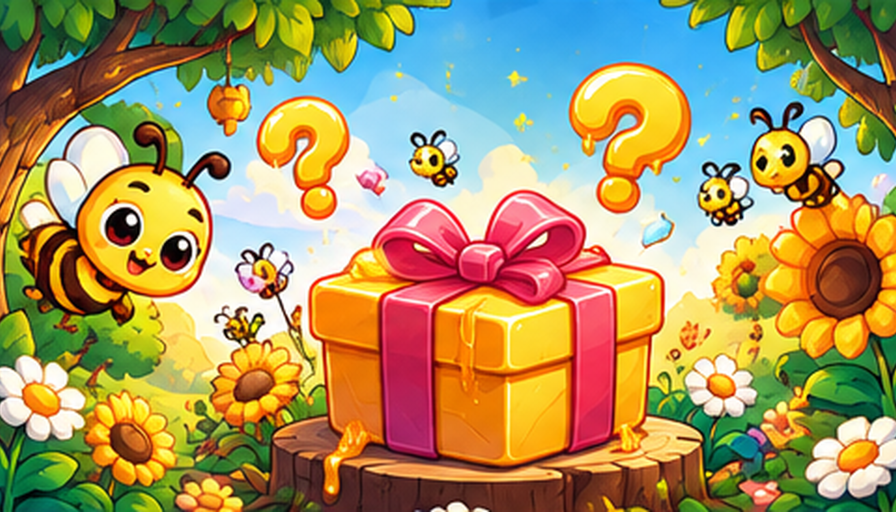
#> input picture _source/platform/art/06_coming_soon_game_cover.png, 1792 x 1024 px (shown at 1/2 size)
$ python -i build_ui.py   (imports and definitions only)
#> lines starting #> are read from the running program, lines starting #| are printed output that depends on the picture; after the words box and inside, x2 and y2 are one past the last pixel; in counts of white or black regions, pixels touching at a corner belong together
#> further down, picture is the input picture: shape (1024, 1792, 3); mean B, G, R 97.8, 149.1, 165.7
"""
Giao diện chung của Phonics Arcade: cắt Bee resource pack trong `_source/platform/art/` thành ảnh dùng chung
cho mọi game ở `public/assets/shared/ui/` (icon, kim cương, linh vật ong, ảnh bìa COMING SOON, nền màn chọn game).

Chạy:  pnpm assets:ui   (= python tools/arcade_ui/build_ui.py)

Sheet 01–04: lưới 4×4 trên nền VÀNG gradient (RGB, không có alpha), icon có viền mực đậm:
  - nền = vùng vàng / trắng (khung bo của sheet) nối với mép sheet (flood fill) -> trong suốt;
  - lỗ kín nhỏ màu nền (quai khoá, vòng chìa khoá...) cũng là nền; thân vàng của khoá / sao có
    gradient + to hơn nhiều nên được giữ;
  - ăn 2px viền ngoài (pixel lẫn màu vàng) rồi làm mượt mép;
  - từng mảnh được gán vào ô chứa trọng tâm của nó -> icon lấn sang ô bên cạnh không bị cắt cụt.
Sheet 05: 9 cảnh linh vật ong (khung chữ nhật có nền vườn) -> cắt ô vuông giữa cảnh, khung bo do CSS vẽ.
Thứ tự ô theo `_source/platform/asset_manifest.json`. Chỉ xuất những ảnh app đang dùng (bảng EXPORTS / MASCOTS);
muốn dùng thêm ảnh nào thì thêm tên của nó vào bảng. Ảnh lớn (bìa, nền, linh vật) xuất WebP cho nhẹ.
Thư mục xuất được xoá sạch trước mỗi lần chạy.
"""

from __future__ import annotations

import json
import shutil
import sys
from pathlib import Path

import numpy as np
from PIL import Image, ImageFilter
from scipy import ndimage

sys.path.insert(0, str(Path(__file__).resolve().parent.parent))
from common.imaging import resize_rgba, save_png  # noqa: E402
from common.paths import SHARED_ASSETS, SOURCE  # noqa: E402

PACK = SOURCE / "platform"
OUT = SHARED_ASSETS / "ui"

ICON = 128  # hiển thị ~22–44px CSS, đủ nét cho màn hình 3x
MASCOT = 320
# Lề trong suốt quanh icon (tỉ lệ cạnh) để viền / bóng không chạm mép ảnh
ICON_PADDING = 0.04
EDGE_ERODE_PX = 2
# Lỗ kín màu nền: nhỏ hơn ngần này pixel (trên sheet 1024) và màu đều (độ lệch kênh G thấp)
HOLE_MAX_AREA = 2500
HOLE_MAX_STD = 30
# ... và được viền mực bao quanh (phần lớn pixel ngay sát bên ngoài là màu tối) — mảng vàng tô bóng trong
# thân icon (vd loa tắt tiếng) giáp màu kem / cam nên không bị coi là lỗ
HOLE_RING_DARK = 0.6
INK_LUMA = 110
MIN_FRAGMENT = 40

# tên trong asset_manifest -> (tên file xuất, cạnh dài nhất)
EXPORTS: dict[str, tuple[str, int]] = {
    # 01 — điều hướng
    "back": ("icons/back", ICON),
    "close": ("icons/close", ICON),
    "play": ("icons/play", ICON),
    "next": ("icons/next", ICON),
    "previous": ("icons/previous", ICON),
    "refresh_update_sparkle": ("icons/update", ICON),
    # 02 — âm thanh
    "speaker_on": ("icons/sound_on", ICON),
    "speaker_muted": ("icons/sound_off", ICON),
    "music_on": ("icons/music_on", ICON),
    "music_off": ("icons/music_off", ICON),
    "voice_on": ("icons/voice_on", ICON),
    "voice_off": ("icons/voice_off", ICON),
    # 03 — kim cương / mở khoá
    "gem_big": ("gems/gem", 128),
    "gem_small": ("gems/gem_small", 64),
    "gem_burst": ("gems/gem_burst", 160),
    "padlock_closed": ("gems/padlock", 160),
    "unlock_burst": ("gems/unlock_burst", 160),
}

# 05 — linh vật ong: tên trong asset_manifest -> tên file xuất
MASCOTS: dict[str, str] = {
    "encouraging_not_enough_gems": "mascot/encourage",
    "celebrate_unlock": "mascot/celebrate",
    "coming_soon_builder": "mascot/coming_soon",
    "rotate_device": "mascot/rotate",
    "loading_run": "mascot/loading",
    "error_unplugged": "mascot/error",
    "wave_hello": "mascot/hello",
}

# Ảnh nguyên tấm: (file nguồn, tên xuất, kích thước tối đa (rộng, cao), vùng cắt (x0, y0, x1, y1) hoặc None)
# Bản dọc: tranh thật chỉ ở dải giữa, hai bên là bản phóng mờ + viền trắng -> cắt bỏ
FULL_IMAGES = [
    ("06_coming_soon_game_cover.png", "coming_soon_cover", (800, 457), None),
    ("08_hub_background_landscape.png", "hub_bg_landscape", (1792, 1024), None),
    ("09_hub_background_portrait.png", "hub_bg_portrait", (900, 1792), (206, 4, 808, 1786)),
]
WEBP_QUALITY = 84


def background_like(rgb: np.ndarray) -> np.ndarray:
    """Pixel có màu nền: vàng đậm của sheet hoặc trắng của khung bo ngoài."""
    r, g, b = (rgb[..., i].astype(int) for i in range(3))
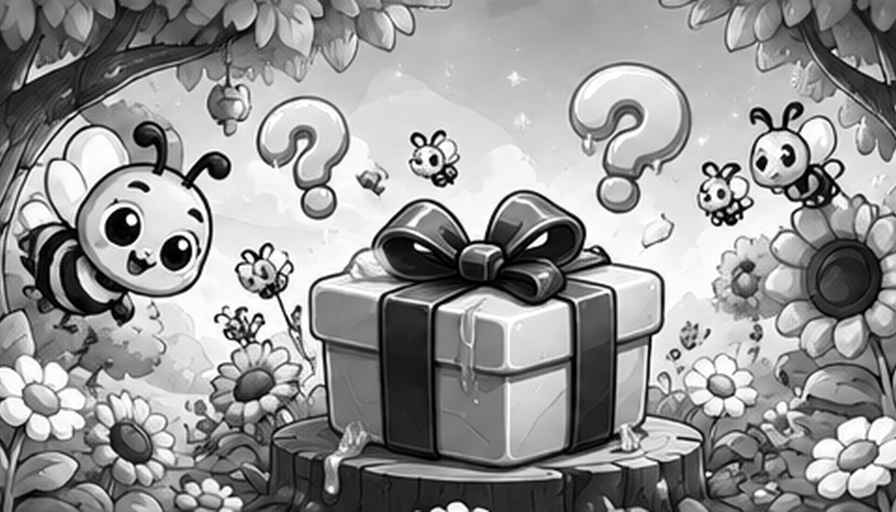
#> g: shape (1024, 1792) int64 (shown at 1/2 size); min 0, max 255, mean 149.1
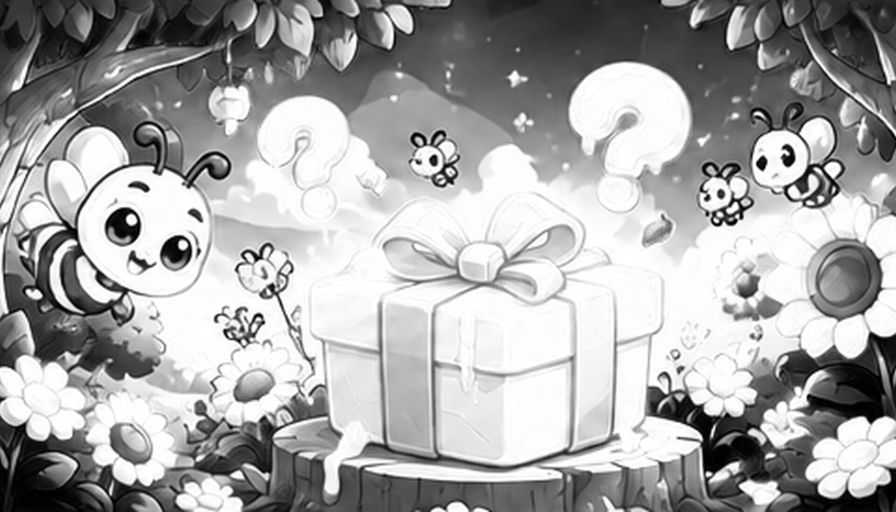
#> b: shape (1024, 1792) int64 (shown at 1/2 size); min 0, max 255, mean 165.7
    yellow = (r >= 225) & (g >= 150) & (g <= 248) & (b <= 150) & (r - b >= 110)
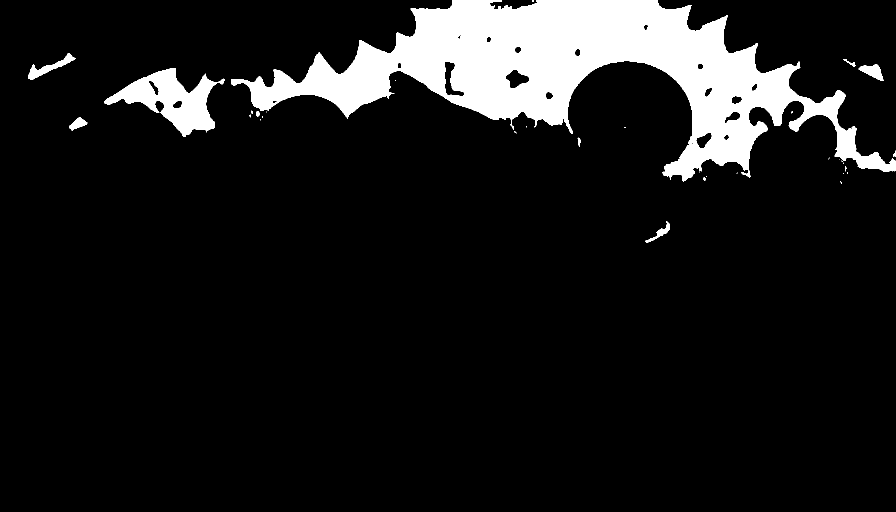
#> yellow: shape (1024, 1792) bool (shown at 1/2 size); 10.1% white; 35 white regions (24 under 20 px), largest, box (x1, y1, x2, y2) and area: (462, 0, 1792, 363) 168577, (208, 136, 449, 274) 13425, (56, 106, 151, 160) 1303
    white = (r >= 232) & (g >= 232) & (b >= 215)
#> white: shape (1024, 1792) bool; 5.2% white; 254 white regions (117 under 20 px), largest, box (x1, y1, x2, y2) and area: (475, 271, 933, 669) 31338, (309, 466, 574, 697) 12647, (1201, 388, 1427, 630) 8654
    return yellow, white


def key_background(rgb: np.ndarray) -> np.ndarray:
    """RGB sheet -> RGBA, nền vàng thành trong suốt."""
    yellow, white = background_like(rgb)
    labels, count = ndimage.label(yellow | white)
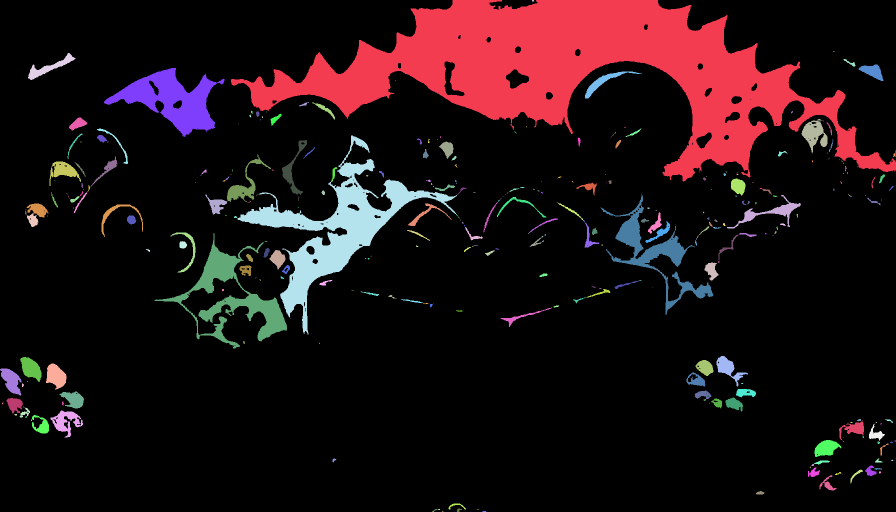
#> labels: shape (1024, 1792) int32 (shown at 1/2 size); 352 distinct labels, from 0 to 351; one colour per label, 0 black
#> count = 351
    edge = np.unique(np.concatenate([labels[0], labels[-1], labels[:, 0], labels[:, -1]]))
#> edge = [0, 1, 2, 54, 289, 322, 346, 347, 350, 351]
    background = np.isin(labels, edge[edge > 0])
#> background: shape (1024, 1792) bool; 9.3% white; 9 white regions (5 under 20 px), largest, box (x1, y1, x2, y2) and area: (462, 0, 1792, 363) 168577, (0, 737, 43, 791) 1320, (914, 1017, 924, 1024) 43, (864, 1018, 875, 1024) 24

    # Lỗ kín: vùng vàng nhỏ, màu đều, không nối ra mép (vd khoảng trống trong quai khoá)
    hole_labels, hole_count = ndimage.label(yellow & ~background)
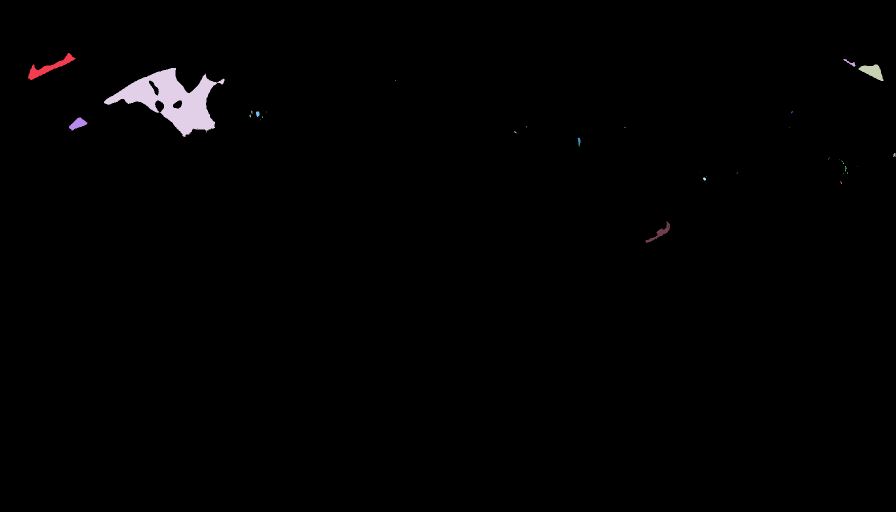
#> hole_labels: shape (1024, 1792) int32 (shown at 1/2 size); 41 distinct labels, from 0 to 40; one colour per label, 0 black
#> hole_count = 40
    if hole_count:
        index = np.arange(1, hole_count + 1)
#> index = 40 values from 1 to 40
        areas = ndimage.sum(np.ones_like(hole_labels), hole_labels, index)
#> areas = 40 values, max 13425 at index 3, min 1 at index 8, mean 424.1
        green = rgb[..., 1].astype(float)
        std = np.sqrt(np.maximum(
            ndimage.mean(green**2, hole_labels, index) - ndimage.mean(green, hole_labels, index) ** 2, 0
        ))
#> std = 40 values, max 16 at index 34, min 0 at index 8, mean 4.37
        dark = rgb.mean(axis=2) < INK_LUMA
#> dark: shape (1024, 1792) bool; 36.1% white; 310 white regions (170 under 20 px), largest, box (x1, y1, x2, y2) and area: (0, 204, 1792, 1024) 332104, (0, 0, 904, 798) 198321, (1317, 0, 1792, 324) 57002
        for idx in index[(areas <= HOLE_MAX_AREA) & (std <= HOLE_MAX_STD)]:
            hole = hole_labels == idx
            ring = ndimage.binary_dilation(hole, iterations=3) & ~hole
            if dark[ring].mean() >= HOLE_RING_DARK:
                background |= hole
#> this loop made 39 passes
#> hole: shape (1024, 1792) bool; 0.03% white; 1 white region, box (x1, y1, x2, y2) and area: (1291, 443, 1340, 486) 472

    background = ndimage.binary_dilation(background, iterations=EDGE_ERODE_PX)
#> background: shape (1024, 1792) bool; 9.8% white; 8 white regions (1 under 20 px), largest, box (x1, y1, x2, y2) and area: (460, 0, 1792, 365) 178501, (0, 735, 45, 793) 1641, (912, 1015, 926, 1024) 94
    alpha = Image.fromarray(np.where(background, 0, 255).astype(np.uint8)).filter(ImageFilter.GaussianBlur(0.8))
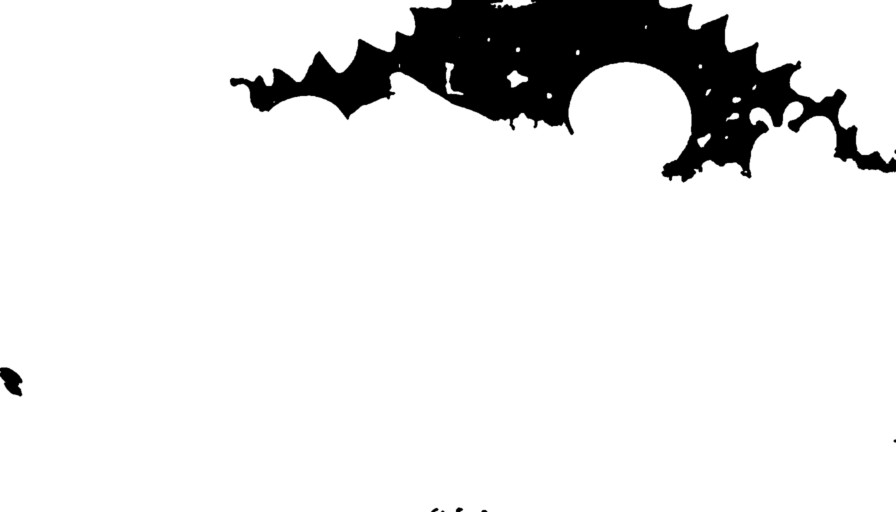
#> alpha: PIL image 1792x1024 L (shown at 1/2 size); min 0, max 255, mean 229.9
    rgba = np.dstack([rgb[..., :3], np.array(alpha)]).astype(np.uint8)
    rgba[rgba[..., 3] == 0] = 0
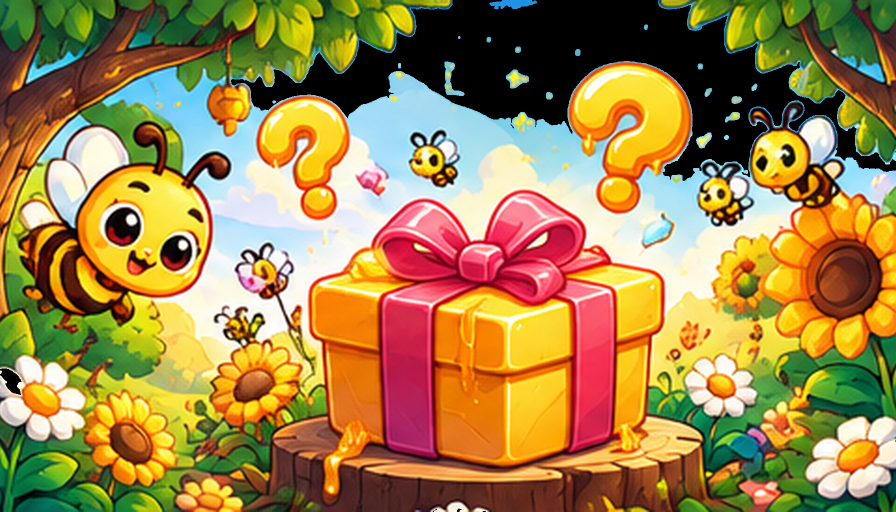
#> rgba: shape (1024, 1792, 4) (shown at 1/2 size); mean B, G, R, A 75.5, 131.8, 158.1, 229.9
    return rgba


# [106 lines left out: functions split_cells, export_icon, scene_box, export_mascot, export_full, main, not called in this run]


# [2 lines not run here, left out]

>>> import cv2
>>> picture = cv2.imread('../../_source/platform/art/06_coming_soon_game_cover.png')
>>> result = key_background(picture)
